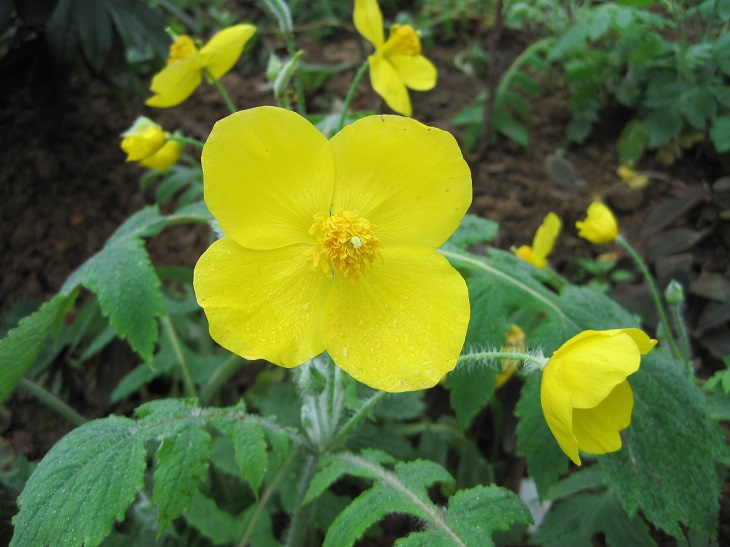
#> input picture code/dataset/flower.jpg, 730 x 547 px
$ python image_basic_oprations.py
#> lines starting #> are read from the running program, lines starting #| are printed output that depends on the picture
import cv2
import numpy as np

img = cv2.imread("../dataset/flower.jpg")
#> img is the input picture: shape (547, 730, 3); mean B, G, R 48.7, 109.6, 90.1
cv2.imshow("flower", img)

# ***************************** img ==> R,G,B *****************************
[B, G, R] = cv2.split(img)
hstack_img = np.hstack([B, G, R])  # 横向堆叠显示
hstack_img = cv2.resize(hstack_img, (0, 0), None, fx=0.5, fy=0.5)  # 缩小显示
#> hstack_img: shape (274, 1095)
cv2.imshow("B-G-R channel", hstack_img)
cv2.waitKey(0)
cv2.destroyAllWindows()

# ***************************** R,G,B ==> gray *****************************
# 方法一：以灰度图形式读入
gray1 = cv2.imread("../dataset/flower.jpg", 0)
#> gray1: shape (547, 730); min 4, max 238, mean 96.8
cv2.imshow("gray1", gray1)


# 方法二：API转换
img = cv2.imread("../dataset/flower.jpg")
gray2 = cv2.cvtColor(img, cv2.COLOR_RGB2GRAY)
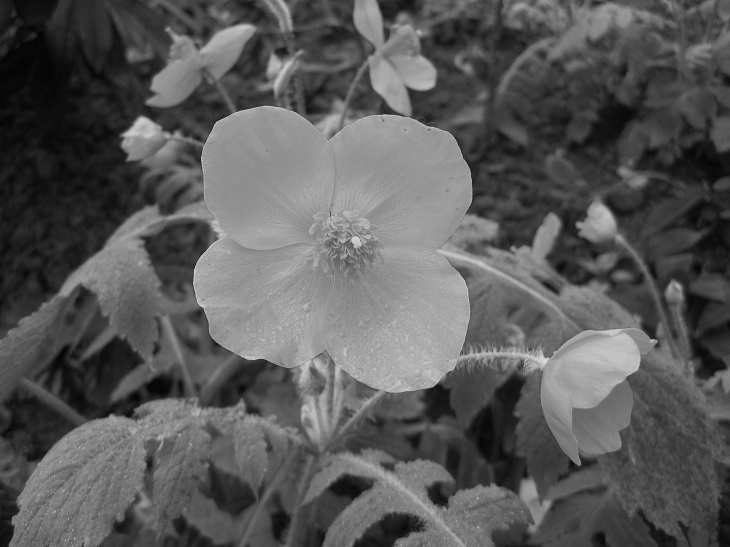
#> gray2: shape (547, 730); min 4, max 224, mean 89.1
cv2.imshow("gray2", gray2)


# 方法二：心理学公式
gray3 = R * 0.299 + G * 0.587 + B * 0.114
gray3 = gray3.astype(np.uint8)  # 一定要转成整形
cv2.imshow("gray3", gray3)
cv2.waitKey(0)
cv2.destroyAllWindows()


# ***************************** R,G,B ==> h,s,v *****************************
img = cv2.imread("../dataset/flower.jpg")
img_hsv = cv2.cvtColor(img, cv2.COLOR_RGB2HSV)
#> img_hsv: shape (547, 730, 3); mean H, S, V 72.8, 118.2, 110.5
[H, S, V] = cv2.split(img_hsv)
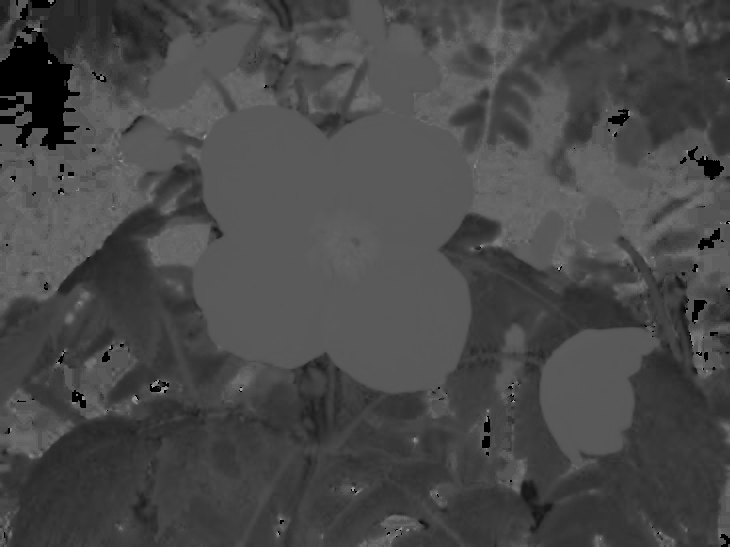
#> H: shape (547, 730); min 0, max 174, mean 72.8
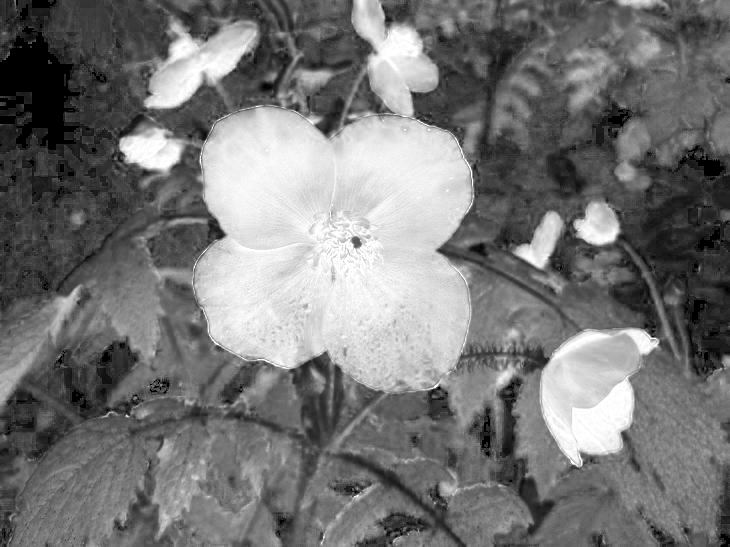
#> S: shape (547, 730); min 0, max 255, mean 118.2
hstack_hsv = np.hstack([H, S, V])  # 横向堆叠显示
hstack_hsv = cv2.resize(hstack_hsv, (0, 0), None, fx=0.5, fy=0.5)  # 缩小显示
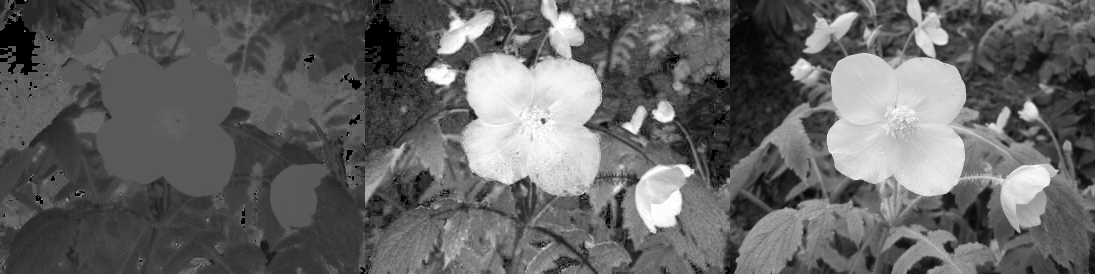
#> hstack_hsv: shape (274, 1095); min 0, max 255, mean 100.6
cv2.imshow("h-s-v channel", hstack_hsv)
cv2.waitKey(0)
cv2.destroyAllWindows()

# ***************************** R,G,B ==> l,a,b *****************************
img = cv2.imread("../dataset/flower.jpg")
img_lab = cv2.cvtColor(img, cv2.COLOR_RGB2LAB)
#> img_lab: shape (547, 730, 3); mean of channels 0, 1, 2 105.5, 107.4, 133.9
[l, a, b] = cv2.split(img_lab)
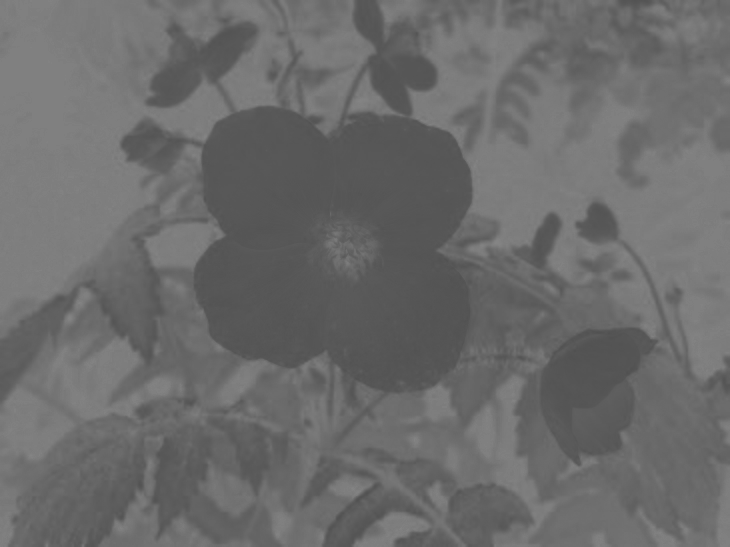
#> a: shape (547, 730); min 81, max 133, mean 107.4
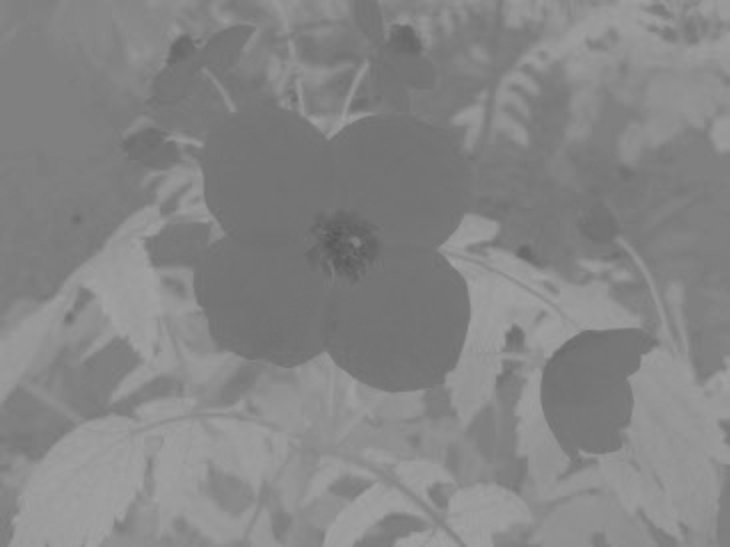
#> b: shape (547, 730); min 90, max 163, mean 133.9
hstack_lab = np.hstack([l, a, b])  # 横向堆叠显示
hstack_lab = cv2.resize(hstack_lab, (0, 0), None, fx=0.5, fy=0.5)  # 缩小显示
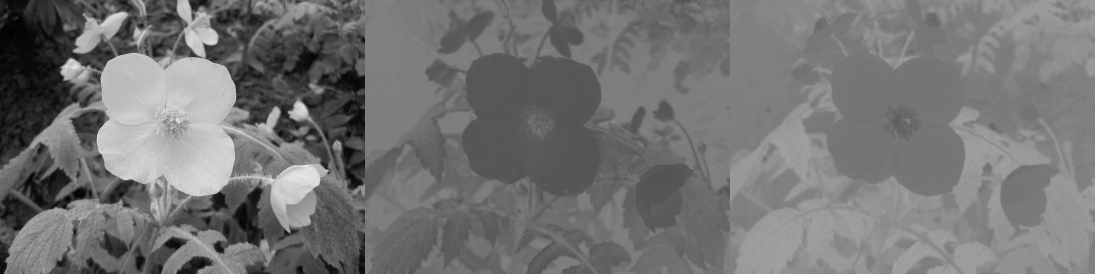
#> hstack_lab: shape (274, 1095); min 2, max 229, mean 115.7
cv2.imshow("l-a-b channel", hstack_lab)
cv2.waitKey(0)
cv2.destroyAllWindows()
